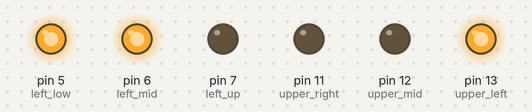
Simulated run of this sketch. Board: Arduino Uno, built with avr-gcc and run on an emulated ATmega328P. Shown: output pins drawn as LEDs (lit = HIGH).

Above: at 0.2 s.
At 1.2 s:
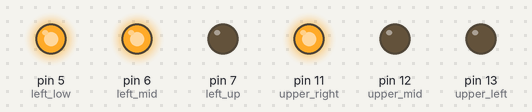
At 1.7 s:
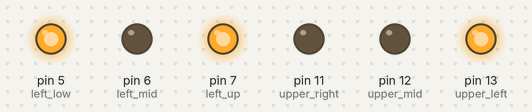
At 2.7 s:
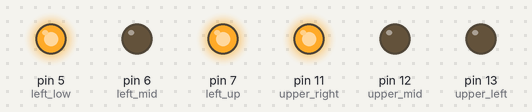
At 3.7 s:
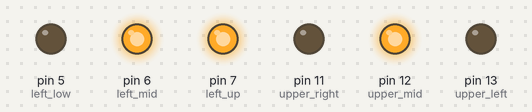
At 5.2 s:
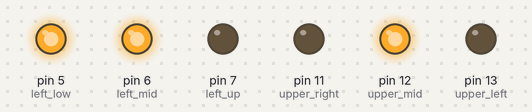
Timing chart, 0 to 5.9 s (numbered marks = the images above):
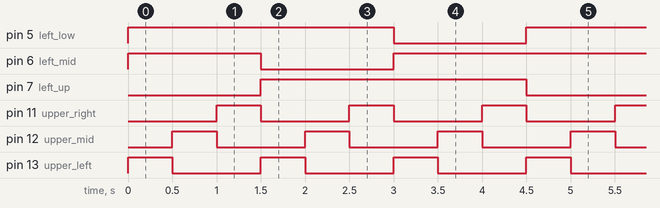

The sketch:

TicTacToe.ino
```cpp
//Positive pins
int upper_left = 13;
int upper_mid = 12;
int upper_right = 11;

//Grounding pins
int left_up = 7;
int left_mid = 6;
int left_low = 5;

//Functions to light up each light

//Top left light
void upperLeftLight(){

  digitalWrite(upper_left, HIGH);
  digitalWrite(upper_mid, LOW);
  digitalWrite(upper_right, LOW);

  digitalWrite(left_up, LOW);
  digitalWrite(left_mid, HIGH);
  digitalWrite(left_low, HIGH);

}

//Top mid Light
void upperMidLight(){
  digitalWrite(upper_left, LOW);
  digitalWrite(upper_mid, HIGH);
  digitalWrite(upper_right, LOW);

  digitalWrite(left_up, LOW);
  digitalWrite(left_mid, HIGH);
  digitalWrite(left_low, HIGH);

}

//Top right light
void upperRightLight(){
  digitalWrite(upper_left, LOW);
  digitalWrite(upper_mid, LOW);
  digitalWrite(upper_right, HIGH);

  digitalWrite(left_up, LOW);
  digitalWrite(left_mid, HIGH);
  digitalWrite(left_low, HIGH);
}

//Mid left light
void midLeftLight(){
  digitalWrite(upper_left, HIGH);
  digitalWrite(upper_mid, LOW);
  digitalWrite(upper_right, LOW);

  digitalWrite(left_up, HIGH);
  digitalWrite(left_mid, LOW);
  digitalWrite(left_low, HIGH);
}

//middle light
void midMidLight(){
  digitalWrite(upper_left, LOW);
  digitalWrite(upper_mid, HIGH);
  digitalWrite(upper_right, LOW);

  digitalWrite(left_up, HIGH);
  digitalWrite(left_mid, LOW);
  digitalWrite(left_low, HIGH);
}

//Middle right light
void midRightLight(){
  digitalWrite(upper_left, LOW);
  digitalWrite(upper_mid, LOW);
  digitalWrite(upper_right, HIGH);

  digitalWrite(left_up, HIGH);
  digitalWrite(left_mid, LOW);
  digitalWrite(left_low, HIGH);
}

//Lower left light
void lowerLeftLight(){
  digitalWrite(upper_left, HIGH);
  digitalWrite(upper_mid, LOW);
  digitalWrite(upper_right, LOW);

  digitalWrite(left_up, HIGH);
  digitalWrite(left_mid, HIGH);
  digitalWrite(left_low, LOW);
}

//Lower middle light
void lowerMidLight(){
  digitalWrite(upper_left, LOW);
  digitalWrite(upper_mid, HIGH);
  digitalWrite(upper_right, LOW);

  digitalWrite(left_up, HIGH);
  digitalWrite(left_mid, HIGH);
  digitalWrite(left_low, LOW);
}

//Lower right light
void lowerRightLight(){
  digitalWrite(upper_left, LOW);
  digitalWrite(upper_mid, LOW);
  digitalWrite(upper_right, HIGH);

  digitalWrite(left_up, HIGH);
  digitalWrite(left_mid, HIGH);
  digitalWrite(left_low, LOW);
}

void setup() {
  pinMode(upper_left,OUTPUT);
  pinMode(upper_mid,OUTPUT);
  pinMode(upper_right,OUTPUT);
  pinMode(left_up,OUTPUT);
  pinMode(left_mid,OUTPUT);
  pinMode(left_low,OUTPUT);

  digitalWrite(upper_left, LOW);
  digitalWrite(upper_mid, LOW);
  digitalWrite(upper_right, LOW);

  digitalWrite(left_up, LOW);
  digitalWrite(left_mid, LOW);
  digitalWrite(left_low, LOW);
}

void loop() {

  upperLeftLight();
  delay(500);
  upperMidLight();
  delay(500);
  upperRightLight();
  delay(500);

  midLeftLight();
  delay(500);
  midMidLight();
  delay(500);
  midRightLight();
  delay(500);

  lowerLeftLight();
  delay(500);
  lowerMidLight();
  delay(500);
  lowerRightLight();
  delay(500);

}
```

Measured:
- by itself, pin 5 (left_low), pin 7 (left_up): alternates HIGH for 3.0 s and LOW for 1.5 s
- by itself, pin 6 (left_mid): repeats every 4.5 s: LOW 1.5 s, HIGH 3.0 s
- by itself, pin 11 (upper_right), pin 12 (upper_mid), pin 13 (upper_left): alternates HIGH for 0.50 s and LOW for 1.0 s
